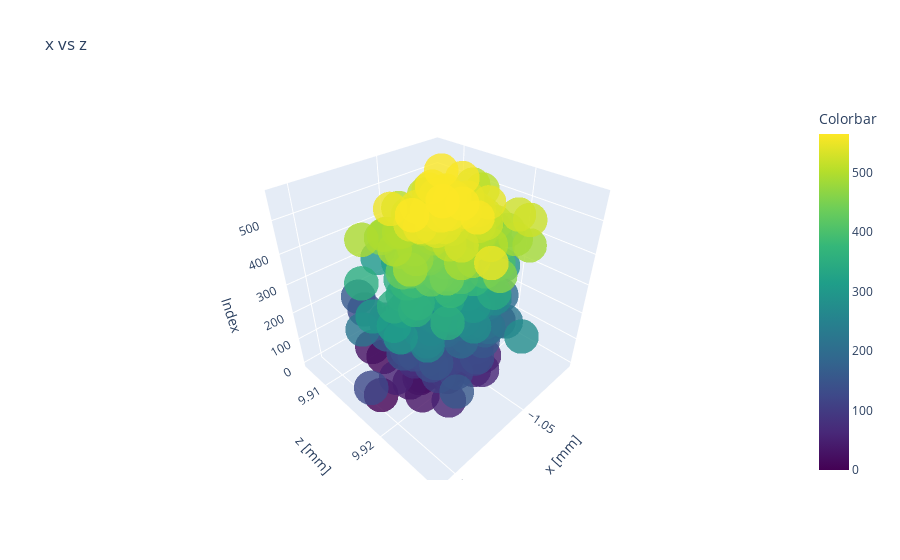

The code cell stored with this chart in its notebook:
### Code cell
a = 0
b = 2

measured2D = go.Scatter3d(x=locpred[:,a], y=locpred[:,b], z=np.array(range(len(locpred[:,a]))), mode='markers', marker=dict(
        size=12,
        color=np.array(range(len(locpred[:,a]))),                # set color to an array/list of desired values
        colorbar=dict(
            title="Colorbar"
        ),
        colorscale='Viridis',   # choose a colorscale
        opacity=0.8
    ))
#calc2D = go.Scatter(x=locact[:,a], y=locact[:,b], mode='markers')
layout = go.Layout(title='x vs z', scene=dict(xaxis_title='x [mm]', yaxis_title='z [mm]', zaxis_title='Index'))
fig2 = go.Figure(data=[measured2D], layout=layout)
fig2.update_yaxes(scaleanchor='x')
fig2.show()

### Figure 1 — Plotly figure (JSON) as saved in the notebook; plotly's stock layout.template omitted (floating-point values rounded to 4 significant figures; data arrays with more than 128 entries replaced by an {"elided": "..."} marker saying what was removed)
{"data": [{"marker": {"color": {"elided": "566 int values"}, "colorbar": {"title": {"text": "Colorbar"}}, "colorscale": [[0, "#440154"], [0.1111, "#482878"], [0.2222, "#3e4989"], [0.3333, "#31688e"], [0.4444, "#26828e"], [0.5556, "#1f9e89"], [0.6667, "#35b779"], [0.7778, "#6ece58"], [0.8889, "#b5de2b"], [1, "#fde725"]], "opacity": 0.8, "size": 12}, "mode": "markers", "type": "scatter3d", "x": {"elided": "566 float values"}, "y": {"elided": "566 float values"}, "z": {"elided": "566 int values"}}], "layout": {"scene": {"xaxis": {"title": {"text": "x [mm]"}}, "yaxis": {"title": {"text": "z [mm]"}}, "zaxis": {"title": {"text": "Index"}}}, "title": {"text": "x vs z"}, "yaxis": {"scaleanchor": "x"}}}
